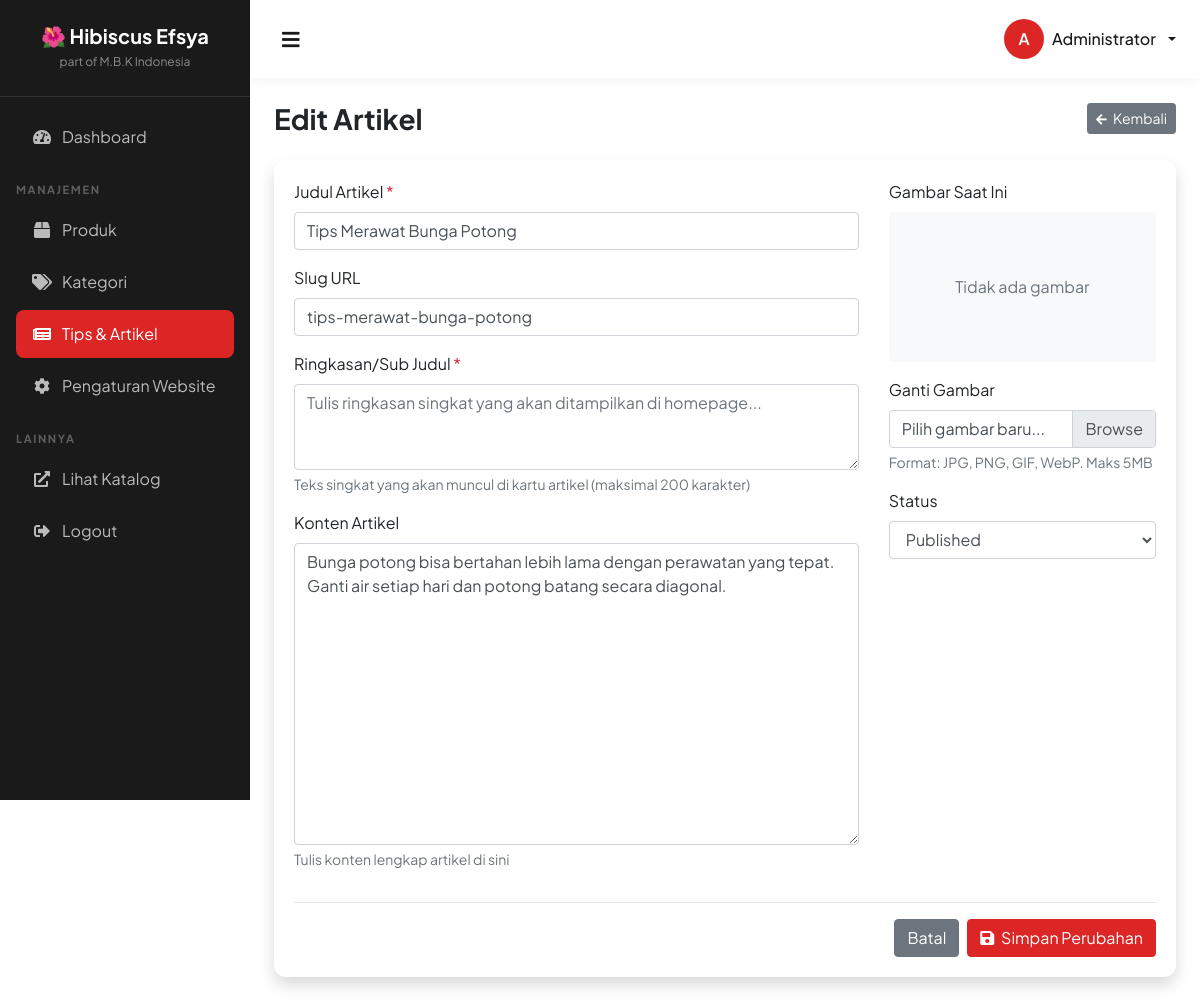
The app's page /articles/edit.php?id=1 (signed in), older data.
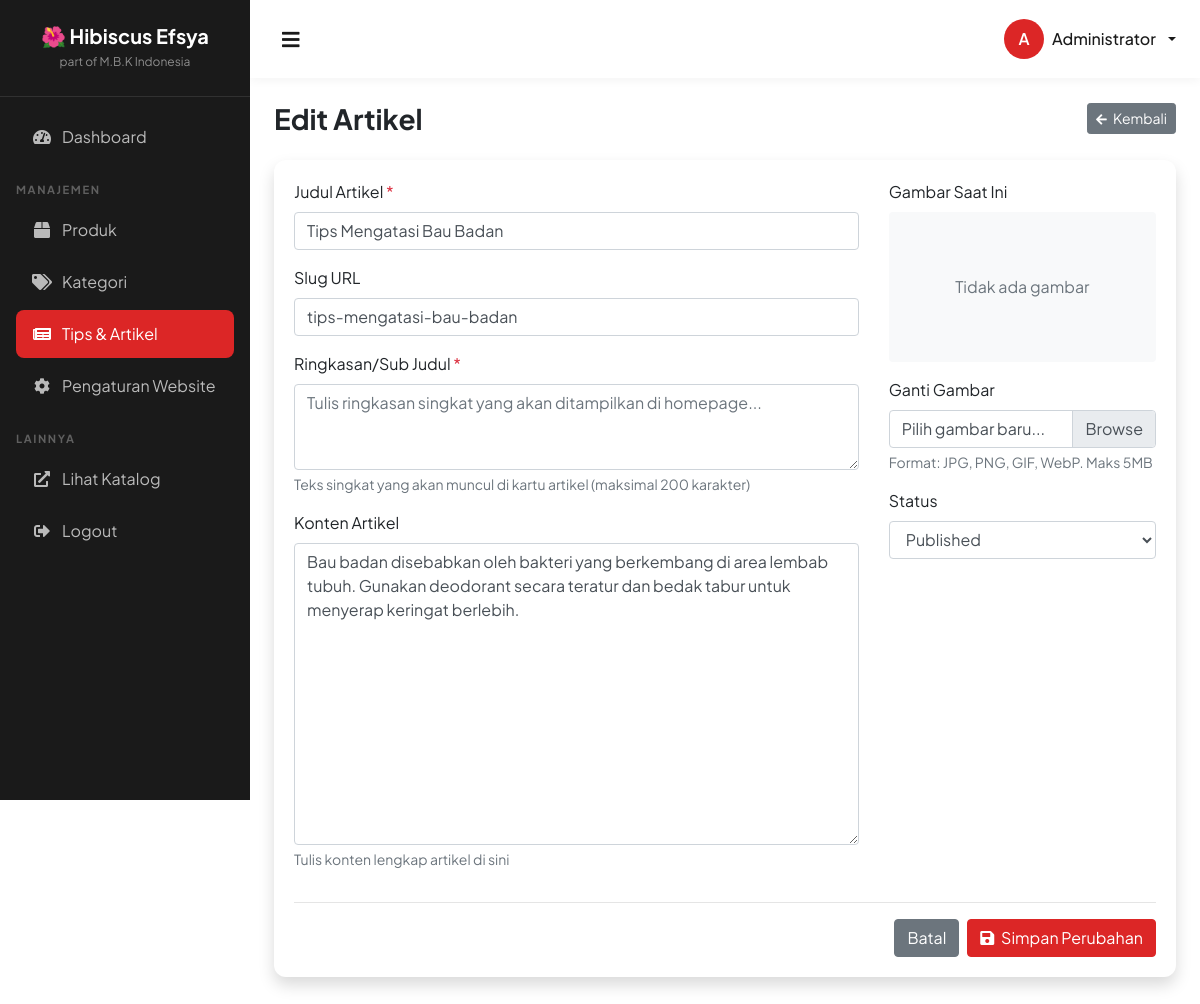
The same page, newer data.
### tables this page shows
CREATE TABLE IF NOT EXISTS inspirations (
    id INT AUTO_INCREMENT PRIMARY KEY,
    title VARCHAR(200) NOT NULL,
    slug VARCHAR(200) NOT NULL UNIQUE,
    content TEXT,
    image VARCHAR(255),
    status ENUM('publish', 'draft') DEFAULT 'draft',
    created_at TIMESTAMP DEFAULT CURRENT_TIMESTAMP,
    updated_at TIMESTAMP DEFAULT CURRENT_TIMESTAMP ON UPDATE CURRENT_TIMESTAMP
);

### config/database.php (called while the page is built, shortened)
<?php
class Database
{
    private static $instance = null;
    private $connection;
    private function __construct()
    {
        try {
            $dsn = "mysql:host=" . DB_HOST . ";dbname=" . DB_NAME . ";charset=" . DB_CHARSET;
            $options = [
                PDO::ATTR_ERRMODE => PDO::ERRMODE_EXCEPTION,
                PDO::ATTR_DEFAULT_FETCH_MODE => PDO::FETCH_ASSOC,
                PDO::ATTR_EMULATE_PREPARES => false,
            ];
            $this->connection = new PDO($dsn, DB_USER, DB_PASS, $options);
        } catch (PDOException $e) {
            die("Database connection failed: " . $e->getMessage());
        }
    }
    public static function getInstance()
    {
        if (self::$instance === null) {
            self::$instance = new self();
        }
        return self::$instance;
    }
    public function getConnection()
    {
        return $this->connection;
    }
}
function db()
{
    return Database::getInstance()->getConnection();
}

### config/config.php (called while the page is built, shortened)
<?php
require_once __DIR__ . '/database.php';
function sanitize($input) {
    return htmlspecialchars(trim($input), ENT_QUOTES, 'UTF-8');
}

### articles/edit.php (the view, shortened to what the changed rows need)
<?php
require_once __DIR__ . '/../config/config.php';
$id = (int) ($_GET['id'] ?? 0);
$stmt = db()->prepare("SELECT * FROM inspirations WHERE id = ?");
$stmt->execute([$id]);
$article = $stmt->fetch();
include __DIR__ . '/../includes/header.php';
?>
<div class="d-sm-flex align-items-center justify-content-between mb-4">
    <h1 class="h3 mb-0 text-gray-800">Edit Artikel</h1>
</div>
<div class="card shadow mb-4">
    <div class="card-body">
        <form method="POST" enctype="multipart/form-data">
            <div class="row">
                <div class="col-md-8">
                    <div class="form-group">
                        <label for="title">Judul Artikel <span class="text-danger">*</span></label>
                        <input type="text" class="form-control" id="title" name="title"
                            value="<?php echo sanitize($article['title']); ?>" required>
                    </div>
                    <div class="form-group">
                        <label for="slug">Slug URL</label>
                        <input type="text" class="form-control" id="slug" name="slug"
                            value="<?php echo sanitize($article['slug']); ?>">
                    </div>
                    <div class="form-group">
                        <label for="content">Konten Artikel</label>
                        <textarea class="form-control" id="content" name="content"
                            rows="12"><?php echo sanitize($article['content']); ?></textarea>
                        <small class="form-text text-muted">Tulis konten lengkap artikel di sini</small>
                    </div>
                </div>
                <div class="col-md-4">
                    <div class="form-group">
                        <label for="status">Status</label>
                        <select class="form-control" id="status" name="status">
                            <option value="publish" <?php echo $article['status'] === 'publish' ? 'selected' : ''; ?>>
                                Published</option>
                        </select>
                    </div>
                </div>
            </div>
        </form>
    </div>
</div>
<?php include __DIR__ . '/../includes/footer.php'; ?>

Row changes from the older to the newer data that the page shows:
changed inspirations "Published": title "Tips Merawat Bunga Potong" → "Tips Mengatasi Bau Badan"; slug "tips-merawat-bunga-potong" → "tips-mengatasi-bau-badan"; content "Bunga potong bisa bertahan lebih lama dengan perawatan yang tepat. Ganti air setiap hari dan potong batang secara diagonal." → "Bau badan disebabkan oleh bakteri yang berkembang di area lembab tubuh. Gunakan deodorant secara teratur dan bedak tabur untuk menyerap keringat berlebih."
